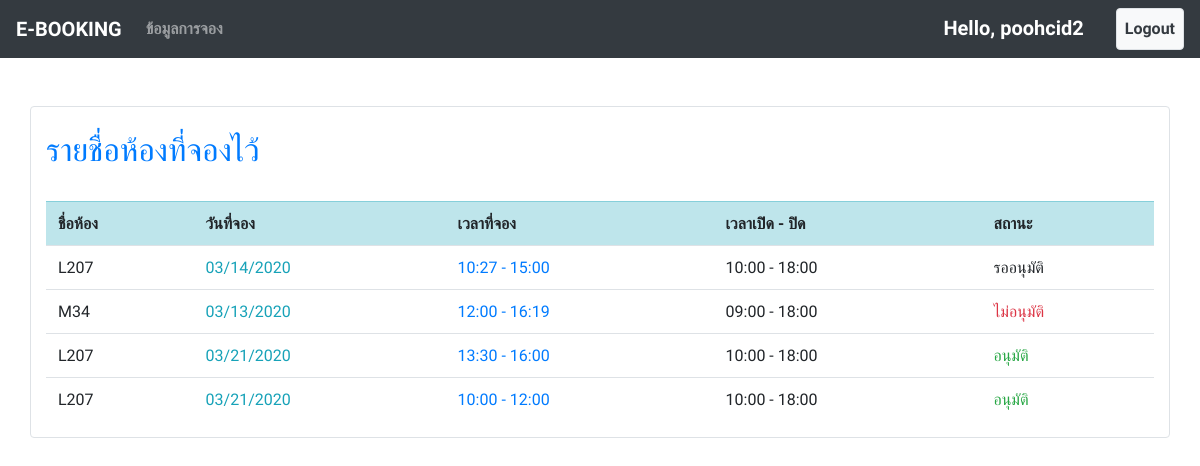
Page /book_list/ (signed in) on the committed database.
### booking/models.py (models this page shows, shortened)
class Booking(models.Model):
    room = models.ForeignKey(Room, on_delete=models.CASCADE, null=True)
    date = models.DateField()
    start_time = models.TimeField()
    end_time = models.TimeField(null=True)
    description = models.TextField()
    status = models.CharField(null=True, default=None, choices=(
        ("รออนุมัติ", "Unknow"),
        ("ไม่อนุมัติ", "No"),
        ("อนุมัติ", "Yes")
    ), max_length=100)
    status_remark = models.TextField(null=True, blank=True)
    book_by = models.ForeignKey(User, on_delete=models.CASCADE, null=True)
    book_date = models.DateField(auto_now=True)

class Room(models.Model):
    name = models.CharField(max_length=100)
    open_time = models.TimeField()
    close_time = models.TimeField()
    capacity = models.IntegerField(default=0)

### booking/views.py (the view)
# urls.py: path('book_list/', views.book_list, name="book_list"), #หน้าข้อมูลการจอง
@login_required
@permission_required('booking.view_booking')
def book_list(request):
    context = {
        "books" : Booking.objects.filter(book_by=request.user).order_by('book_date')[::-1],
        "user" : request.user
    }
    return render(request, 'book_list.html', context=context)

### booking/templates/book_list.html
{% extends "base.html" %}
{% block content %}
    <br><br>
    <div class="container border rounded bg-white">
        <br>
        <h2 class="text-primary">รายชื่อห้องที่จองไว้</h2>
        <br>
        <table class="table">
            <tr class="table-Info">
                <th>ชื่อห้อง</th>
                <th>วันที่จอง</th>
                <th>เวลาที่จอง</th>
                <th>เวลาเปิด - ปิด</th>
                <th>สถานะ</th>
            </tr>
            {% for book in books %}
            <tr>
                <td>{{ book.room.name }}</td>
                <td class="text-info">{{ book.date|date:"SHORT_DATE_FORMAT" }}</td>
                <td class="text-primary">{{ book.start_time|date:"H:i" }} - {{ book.end_time|date:"H:i" }}</td>
                <td>{{ book.room.open_time|date:"H:i" }} - {{ book.room.close_time|date:"H:i" }}</td>
                <td><span class="text-{% if book.status == 'อนุมัติ' %}success{% endif %}{% if book.status == 'ไม่อนุมัติ' %}danger{% endif %}">
                        {% if book.status == 'ไม่อนุมัติ' %}
                        <a href="#" class="text-danger" onclick="alert('เพราะ {{ book.status_remark }}')">{{ book.status }}</a>
                        {% else %}
                        {{ book.status|default_if_none:"รออนุมัติ" }}
                        {% endif %}
                    </span>
                </td>
            </tr>
            {% endfor %}
        </table>
    </div>
{% endblock content %}

### templates/base.html (shortened to what this page needs)
{% load static %}
<html lang="en">
<head>
    <link rel="stylesheet" href="{% static 'css/bootstrap.min.css' %}">
    <link rel="stylesheet" href="{% static 'css/gijgo.css' %}" />
    <link rel="stylesheet" href="{% static 'css/gijgo.min.css' %}" />
</head>
</head>
<body>
    <nav class="navbar navbar-expand-sm bg-dark navbar-dark">
        <a class="navbar-brand" href="\">E-BOOKING</a>
        <div class="collapse navbar-collapse" id="collapsibleNavbar">
            <ul class="navbar-nav">
                {% if user.is_authenticated %}
                    {% if perms.booking.view_booking %}
                    <li class="nav-item">
                        <a class="nav-link" href="/book_list/">ข้อมูลการจอง</a>
                    </li>
                    {% endif %}
                {% endif %}
            </ul>
            <ul class="navbar-nav ml-auto">
                {% if user.is_authenticated %}
                    <li class="nav-item"><span class="navbar-brand">Hello, {{ user.username }}</span></li>
                    <li class="nav-item"></li>
                    <li class="nav-item"><a href="/account/book_logout/" class="nav-link bg-light text-dark border rounded">Logout</a></li>
                {% else %}
                    <li class="nav-item"><a href="/account/book_register/" class="nav-link bg-light text-dark border rounded">Sign up</a></li>
                    <li class="nav-item"><span class="navbar-brand text-dark"></span></li>
                    <li class="nav-item"><a href="/account/book_login/" class="nav-link">Login</a></li>
                {% endif %}
            </ul>
        </div>
    </nav>
    {% block content %}
    {% endblock content %}
</body>
</html>

### templates/base.html (style rules this page uses)
nav { font-weight: bold; }
body { font-family: 'Prompt', sans-serif; }

### rows in the picture
Booking: room.name "L207", date "03/14/2020", start_time "10:27", end_time "15:00", room.open_time "10:00", room.close_time "18:00", status "รออนุมัติ"
Booking: room.name "M34", date "03/13/2020", start_time "12:00", end_time "16:19", room.open_time "09:00", room.close_time "18:00", status "ไม่อนุมัติ"
Booking: room.name "L207", date "03/21/2020", start_time "13:30", end_time "16:00", room.open_time "10:00", room.close_time "18:00", status "อนุมัติ"
Booking: room.name "L207", date "03/21/2020", start_time "10:00", end_time "12:00", room.open_time "10:00", room.close_time "18:00", status "อนุมัติ"

### other values in the picture
{{ user.username }} "poohcid2"
